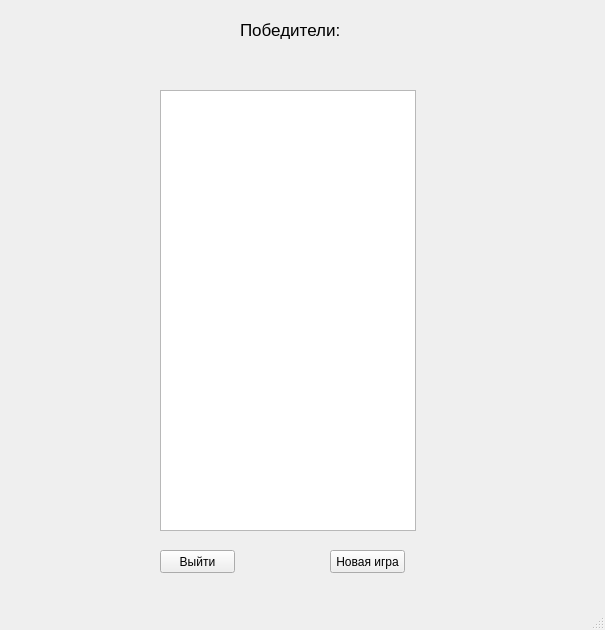
<?xml version="1.0" encoding="UTF-8"?>
<ui version="4.0">
 <class>MainWindow</class>
 <widget class="QMainWindow" name="MainWindow">
  <property name="geometry">
   <rect>
    <x>0</x>
    <y>0</y>
    <width>605</width>
    <height>630</height>
   </rect>
  </property>
  <property name="windowTitle">
   <string>MainWindow</string>
  </property>
  <widget class="QWidget" name="centralwidget">
   <widget class="QLabel" name="label">
    <property name="geometry">
     <rect>
      <x>240</x>
      <y>20</y>
      <width>251</width>
      <height>20</height>
     </rect>
    </property>
    <property name="font">
     <font>
      <pointsize>13</pointsize>
     </font>
    </property>
    <property name="text">
     <string>Победители:</string>
    </property>
   </widget>
   <widget class="QListWidget" name="listWidget">
    <property name="geometry">
     <rect>
      <x>160</x>
      <y>90</y>
      <width>256</width>
      <height>441</height>
     </rect>
    </property>
   </widget>
   <widget class="QPushButton" name="exit_btn">
    <property name="geometry">
     <rect>
      <x>160</x>
      <y>550</y>
      <width>75</width>
      <height>23</height>
     </rect>
    </property>
    <property name="text">
     <string>Выйти</string>
    </property>
   </widget>
   <widget class="QPushButton" name="new_game_btn">
    <property name="geometry">
     <rect>
      <x>330</x>
      <y>550</y>
      <width>75</width>
      <height>23</height>
     </rect>
    </property>
    <property name="text">
     <string>Новая игра</string>
    </property>
   </widget>
  </widget>
  <widget class="QMenuBar" name="menubar">
   <property name="geometry">
    <rect>
     <x>0</x>
     <y>0</y>
     <width>605</width>
     <height>21</height>
    </rect>
   </property>
  </widget>
  <widget class="QStatusBar" name="statusbar"/>
 </widget>
 <resources/>
 <connections/>
</ui>
